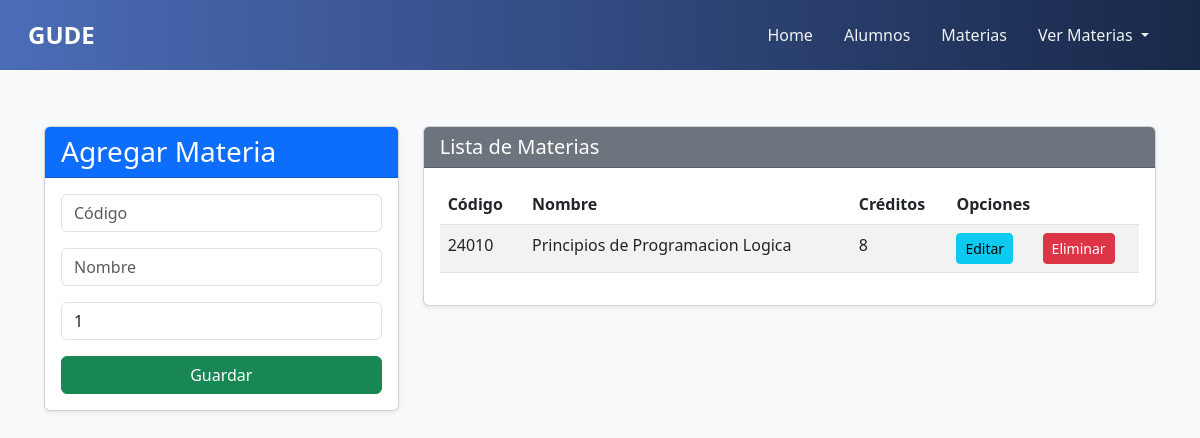
Page /materias/ on the earlier database version.
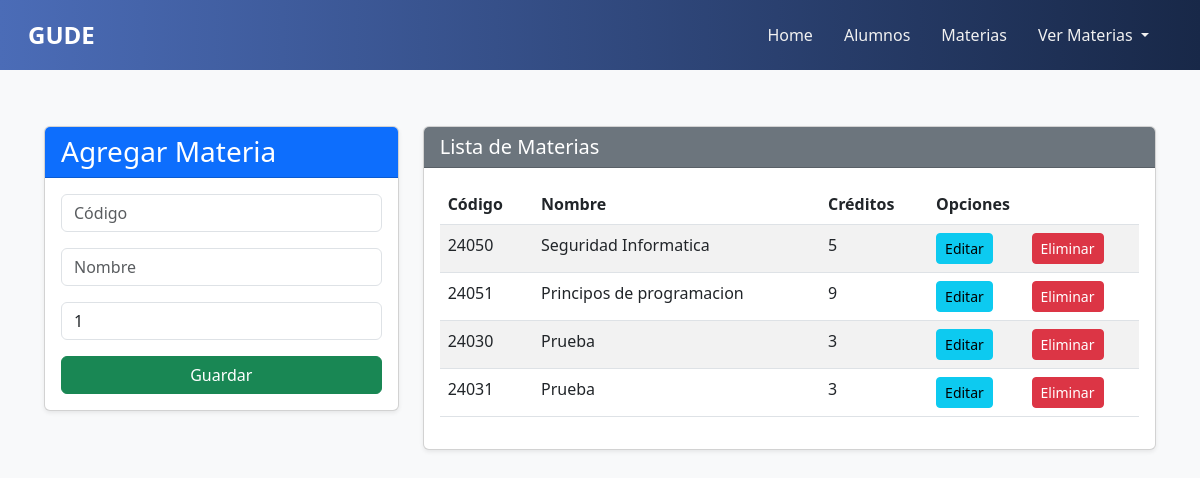
Same page on the later database version.
### Aplicaciones/General/models.py (models this page shows, shortened)
class Curso(models.Model):
    codigo = models.CharField(primary_key=True,max_length=6)
    nombre = models.CharField(max_length=50)
    creditos = models.PositiveSmallIntegerField()

### Aplicaciones/General/views.py (the view)
# urls.py: path('materias/', views.materias, name='materias'),
def materias(request):
    cursos = Curso.objects.all()
    return render(request, "Materias.html", {"cursos": cursos})

### Aplicaciones/General/templates/Materias.html
{% extends './base.html' %}
{% block body %}
<div class="container mt-4">
    <div class="row">
        <div class="col-md-4">
            <div class="card shadow-sm">
                <div class="card-header bg-primary text-white">
                    <h3 class="mb-0">Agregar Materia</h3>
                </div>
                <div class="card-body">
                    <form action="{% url 'registrarMateria' %}" method="post"> {% csrf_token %}
                        <div class="form-group mb-3">
                            <input type="text" name="txtCodigo" id="txtCodigo" class="form-control" placeholder="Código" minlength="5" maxlength="5" required>
                        </div>
                        <div class="form-group mb-3">
                            <input type="text" name="txtNombre" id="txtNombre" class="form-control" placeholder="Nombre" maxlength="50" required>
                        </div>
                        <div class="form-group mb-3">
                            <input type="number" name="numCreditos" id="numCreditos" class="form-control" placeholder="Créditos" min="1" max="9" value="1" required>
                        </div>
                        <button type="submit" class="btn btn-success w-100">Guardar</button>
                    </form>
                </div>
            </div>
        </div>
        <div class="col-md-8">
            <div class="card shadow-sm">
                <div class="card-header bg-secondary text-white">
                    <h5 class="mb-0">Lista de Materias</h5>
                </div>
                <div class="card-body table-responsive">
                    <table class="table table-striped table-hover">
                        <thead>
                            <tr>
                                <th>Código</th>
                                <th>Nombre</th>
                                <th>Créditos</th>
                                <th colspan="2">Opciones</th>
                            </tr>
                        </thead>
                        <tbody>
                            {% for c in cursos %}
                            <tr>
                                <td>{{ c.codigo }}</td>
                                <td>{{ c.nombre }}</td>
                                <td>{{ c.creditos }}</td>
                                <td><a href="{% url 'edicionCurso' c.codigo %}" class="btn btn-info btn-sm">Editar</a></td>
                                <td><a href="{% url 'eliminacionCurso' c.codigo %}" class="btn btn-danger btn-sm">Eliminar</a></td>
                            </tr>
                            {% empty %}
                            <tr>
                                <td colspan="5" class="text-center text-muted">No hay materias registradas</td>
                            </tr>
                            {% endfor %}
                        </tbody>
                    </table>
                </div>
            </div>
        </div>
    </div>
</div>
{% endblock %}

### Aplicaciones/General/templates/base.html (shortened to what this page needs)
<!DOCTYPE html>
<html lang="es">
<head>
    <link href="https://cdn.jsdelivr.net/npm/bootstrap@5.3.0/dist/css/bootstrap.min.css" rel="stylesheet">
</head>
<body>
    <nav class="navbar navbar-expand-lg">
      <div class="container-fluid">
        <a class="navbar-brand" href="#">GUDE</a>
        <div class="collapse navbar-collapse" id="navbarNavDropdown">
          <ul class="navbar-nav ms-auto">
            <li class="nav-item">
              <a class="nav-link" href="{% url 'home' %}">Home</a>
            </li>
            <li class="nav-item">
              <a class="nav-link" href="#">Alumnos</a>
            </li>
            <li class="nav-item">
              <a class="nav-link" href="{% url 'materias' %}">Materias</a>
            </li>
            <li class="nav-item dropdown">
              <a class="nav-link dropdown-toggle" href="#" role="button" data-bs-toggle="dropdown" aria-expanded="false">
                Ver Materias
              </a>
            </li>
          </ul>
        </div>
      </div>
    </nav>
    <div class="container-content">
        {% block body %}{% endblock %}
    </div>
</body>
</html>
</body>
</html>
</body>
</html>

### Aplicaciones/General/templates/base.html (style rules this page uses)
body { background-color: #f8f9fa; font-family: 'Segoe UI', sans-serif; }
.navbar { background: linear-gradient(90deg, #4b6cb7, #182848); padding: 0.75rem 1rem; }
.navbar-brand { font-weight: bold; font-size: 1.5rem; color: #fff; }
.navbar-nav .nav-link { color: #f1f1f1; margin-right: 15px; transition: color 0.3s ease; }
.container-content { padding: 2rem; }

Differences in the rows shown:
removed Curso: codigo "24010", nombre "Principios de Programacion Logica", creditos "8"
added Curso: codigo "24050", nombre "Seguridad Informatica", creditos "5"
added Curso: codigo "24051", nombre "Principos de programacion", creditos "9"
added Curso: codigo "24030", nombre "Prueba", creditos "3"
added Curso: codigo "24031", nombre "Prueba", creditos "3"
